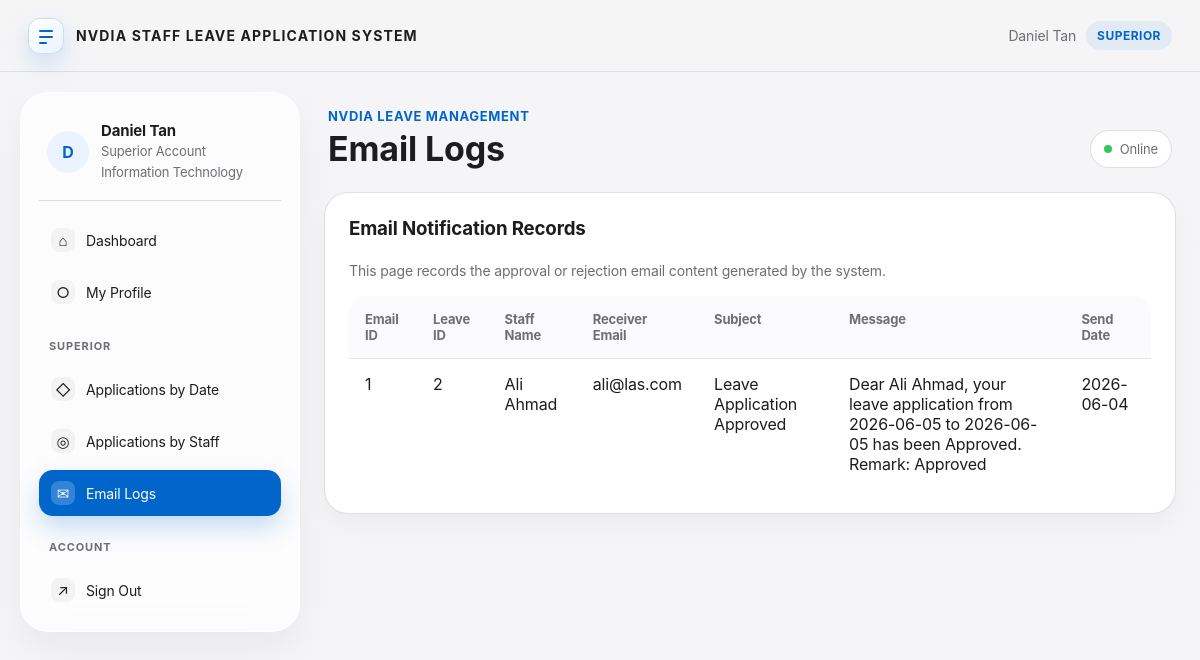
The page /email_log.php (signed in) on the database its author committed.
### tables this page shows
CREATE TABLE `staff` (
  `staff_id` int(11) NOT NULL AUTO_INCREMENT,
  `staff_name` varchar(100) NOT NULL,
  `email` varchar(100) NOT NULL,
  `password` varchar(255) NOT NULL,
  `department_id` int(11) NOT NULL,
  `role_id` int(11) NOT NULL,
  `superior_id` int(11) DEFAULT NULL,
  `is_active` tinyint(1) NOT NULL DEFAULT 1,
  `created_at` datetime NOT NULL DEFAULT current_timestamp(),
  `updated_at` datetime NOT NULL DEFAULT current_timestamp() ON UPDATE current_timestamp(),
  PRIMARY KEY (`staff_id`),
  UNIQUE KEY `uk_staff_email` (`email`),
  KEY `idx_staff_department` (`department_id`),
  KEY `idx_staff_role` (`role_id`),
  KEY `idx_staff_superior` (`superior_id`),
  CONSTRAINT `fk_staff_department` FOREIGN KEY (`department_id`) REFERENCES `department` (`department_id`) ON UPDATE CASCADE,
  CONSTRAINT `fk_staff_role` FOREIGN KEY (`role_id`) REFERENCES `role` (`role_id`) ON UPDATE CASCADE,
  CONSTRAINT `fk_staff_superior` FOREIGN KEY (`superior_id`) REFERENCES `staff` (`staff_id`) ON DELETE SET NULL ON UPDATE CASCADE
);

CREATE TABLE `department` (
  `department_id` int(11) NOT NULL AUTO_INCREMENT,
  `department_name` varchar(100) NOT NULL,
  `department_description` varchar(255) DEFAULT NULL,
  PRIMARY KEY (`department_id`),
  UNIQUE KEY `uk_department_name` (`department_name`)
);

CREATE TABLE `email_log` (
  `email_id` int(11) NOT NULL AUTO_INCREMENT,
  `leave_id` int(11) NOT NULL,
  `receiver_email` varchar(100) NOT NULL,
  `subject` varchar(150) NOT NULL,
  `message` text NOT NULL,
  `send_date` date NOT NULL,
  PRIMARY KEY (`email_id`),
  KEY `idx_email_leave` (`leave_id`),
  CONSTRAINT `fk_email_leave` FOREIGN KEY (`leave_id`) REFERENCES `leave_application` (`leave_id`) ON DELETE CASCADE ON UPDATE CASCADE
);

### email_log.php (the view, shortened to what this page needs)
<?php
require_once("core.php");
$pageTitle = "Email Logs";
renderPageHeader($pageTitle);
$sql = "SELECT e.*, l.status, s.staff_name
        FROM email_log e
        INNER JOIN leave_application l ON e.leave_id = l.leave_id
        INNER JOIN staff s ON l.staff_id = s.staff_id";
$types = "";
$params = array();
if ($current_role == "superior") {
    $sql .= " WHERE s.superior_id = ?";
    $types = "i";
    $params[] = $current_staff_id;
}
$sql .= " ORDER BY e.email_id DESC";
$emailRows = dbSelectAll($conn, $sql, $types, $params);
?>
<div class="card">
    <h3>Email Notification Records</h3>
    <p class="help-text">
        This page records the approval or rejection email content generated by the system.
    </p>
    <table class="table">
        <tr>
            <th>Email ID</th>
            <th>Leave ID</th>
            <th>Staff Name</th>
            <th>Receiver Email</th>
            <th>Subject</th>
            <th>Message</th>
            <th>Send Date</th>
        </tr>
        <?php if (count($emailRows) > 0) { ?>
            <?php foreach ($emailRows as $row) { ?>
                <tr>
                    <td><?php echo e($row["email_id"]); ?></td>
                    <td><?php echo e($row["leave_id"]); ?></td>
                    <td><?php echo e($row["staff_name"]); ?></td>
                    <td><?php echo e($row["receiver_email"]); ?></td>
                    <td><?php echo e($row["subject"]); ?></td>
                    <td><?php echo e($row["message"]); ?></td>
                    <td><?php echo e($row["send_date"]); ?></td>
                </tr>
            <?php } ?>
        <?php } else { ?>
            <tr>
                <td colspan="7">No email log found.</td>
            </tr>
        <?php } ?>
    </table>
</div>
<?php renderPageFooter(); ?>

### core.php (shortened to what this page needs)
<?php
$DB_HOST = "localhost";
$DB_USER = "root";
$DB_PASS = "";
$DB_NAME = "las_db";
$COMPANY_NAME = "NVDIA";
$SYSTEM_NAME = $COMPANY_NAME . " Staff Leave Application System";
$conn = mysqli_connect($DB_HOST, $DB_USER, $DB_PASS, $DB_NAME);
mysqli_set_charset($conn, "utf8mb4");
function bindPreparedParams($stmt, $types, $params) {
    $refs = array();
    $refs[] = $types;
    foreach ($params as $key => $value) {
        $refs[] = &$params[$key];
    }
    return call_user_func_array(array($stmt, "bind_param"), $refs);
}
function dbExecute($conn, $sql, $types = "", $params = array()) {
    $stmt = mysqli_prepare($conn, $sql);
    if (!bindPreparedParams($stmt, $types, $params)) {
        mysqli_stmt_close($stmt);
        return false;
    }
    if (!mysqli_stmt_execute($stmt)) {
        mysqli_stmt_close($stmt);
        return false;
    }
    return $stmt;
}
function dbSelectOne($conn, $sql, $types = "", $params = array()) {
    $stmt = dbExecute($conn, $sql, $types, $params);
    $result = mysqli_stmt_get_result($stmt);
    $row = $result ? mysqli_fetch_assoc($result) : null;
    return $row;
}
function dbSelectAll($conn, $sql, $types = "", $params = array()) {
    $stmt = dbExecute($conn, $sql, $types, $params);
    $result = mysqli_stmt_get_result($stmt);
    $rows = array();
    if ($result) {
        while ($row = mysqli_fetch_assoc($result)) {
            $rows[] = $row;
        }
    }
    return $rows;
}
function e($value) {
    return htmlspecialchars((string)$value, ENT_QUOTES, "UTF-8");
}
function refreshCurrentUserSession($conn) {
    $staff_id = (int)$_SESSION["staff_id"];
    $row = dbSelectOne(
        $conn,
        "SELECT s.staff_id, s.staff_name, s.email, s.department_id, d.department_name, r.role_id, r.role_name
         FROM staff s
         INNER JOIN `role` r ON s.role_id = r.role_id
         INNER JOIN department d ON s.department_id = d.department_id
         WHERE s.staff_id = ? AND s.is_active = 1
         LIMIT 1",
        "i",
        array($staff_id)
    );
}
refreshCurrentUserSession($conn);
$current_staff_id = isset($_SESSION["staff_id"]) ? (int)$_SESSION["staff_id"] : 0;
$current_staff_name = $_SESSION["staff_name"] ?? "";
$current_role = $_SESSION["role"] ?? "";
$current_department_name = $_SESSION["department_name"] ?? "";
function renderPageHeader($pageTitle = "") {
    global $COMPANY_NAME, $SYSTEM_NAME, $current_staff_name, $current_role, $current_department_name;
    $currentFile = basename($_SERVER["PHP_SELF"]);
    $listView = $_GET["view"] ?? "date";
    $profileInitial = $current_staff_name != "" ? strtoupper(substr($current_staff_name, 0, 1)) : "U";
?>
<!DOCTYPE html>
<html lang="en">
<head>
    <link rel="stylesheet" href="style.css">
</head>
<body>
<header class="global-header">
    <div class="global-brand">
        <div class="logo-mark" aria-hidden="true"><span></span></div>
        <div class="global-title"><?php echo e(strtoupper($SYSTEM_NAME)); ?></div>
    </div>
    <div class="global-user">
        <span><?php echo e($current_staff_name); ?></span>
        <strong><?php echo e(strtoupper($current_role)); ?></strong>
    </div>
</header>
<div class="app-shell">
    <aside class="sidebar">
        <div class="sidebar-profile">
            <div class="profile-circle"><?php echo e($profileInitial); ?></div>
            <div>
                <h3><?php echo e($current_staff_name); ?></h3>
                <p><?php echo e(ucfirst($current_role)); ?> Account</p>
                <p class="help-text"><?php echo e($current_department_name); ?></p>
            </div>
        </div>
        <nav class="menu">
            <a class="<?php if ($currentFile == 'dashboard.php') echo 'active'; ?>" href="dashboard.php"><span class="nav-icon">⌂</span>Dashboard</a>
            <a class="<?php if ($currentFile == 'update_staff.php') echo 'active'; ?>" href="update_staff.php"><span class="nav-icon">○</span>My Profile</a>
            <?php if ($current_role == "superior" || $current_role == "admin") { ?>
                <div class="menu-section">Superior</div>
                <a class="<?php if ($currentFile == 'leave_list.php' && $listView != 'staff') echo 'active'; ?>" href="leave_list.php?view=date"><span class="nav-icon">◇</span>Applications by Date</a>
                <a class="<?php if ($currentFile == 'leave_list.php' && $listView == 'staff') echo 'active'; ?>" href="leave_list.php?view=staff"><span class="nav-icon">◎</span>Applications by Staff</a>
                <a class="<?php if ($currentFile == 'email_log.php') echo 'active'; ?>" href="email_log.php"><span class="nav-icon">✉</span>Email Logs</a>
            <?php } ?>
            <div class="menu-section">Account</div>
            <a href="logout.php"><span class="nav-icon">↗</span>Sign Out</a>
        </nav>
    </aside>
    <main class="main-content">
        <div class="page-heading">
            <div>
                <p class="eyebrow"><?php echo e($COMPANY_NAME); ?> Leave Management</p>
                <h1><?php echo e($pageTitle); ?></h1>
            </div>
            <div class="status-dot-card"><span></span>Online</div>
        </div>
<?php
}
function renderPageFooter() {
?>
    </main>
</div>
</body>
</html>
<?php
}
?>

### rows shown on the page
staff: department.department_name "Information Technology"
email_log: email_id "1", leave "2", staff.staff_name "Ali Ahmad", receiver_email "ali@las.com", subject "Leave Application Approved", message "Dear Ali Ahmad, your leave application from 2026-06-05 to 2026-06-05 has been Approved. Remark: Approved", send_date "2026-06-04"

### other values the page prints
$SYSTEM_NAME "NVDIA STAFF LEAVE APPLICATION SYSTEM"
$current_staff_name "Daniel Tan"
$current_role "SUPERIOR"
$profileInitial "D"
$current_role "Superior"
$COMPANY_NAME "NVDIA"
$pageTitle "Email Logs"
